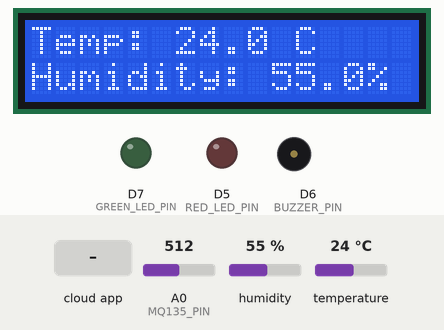
The sketch below on a simulated ESP8266 (NodeMCU). Shown: 16×2 character LCD, output pins drawn as LEDs (lit = HIGH), buzzer (waves = sounding, pin HIGH). The inputs (shaded band) are chosen by the test bench; at power-on: humidity 55 %, temperature 24 °C, A0 (MQ135_PIN) = 512. WiFi joins after 1.5 s; servers stay silent unless stated; no MQTT or app messages arrive unless stated; not simulated (calls return 0 or success): secrets.h; what the sketch prints to the serial monitor is not drawn.

Above: at 3.3 s.
3.4 s: the phone or cloud app sets spoilage-alert to 1
At 7.1 s:
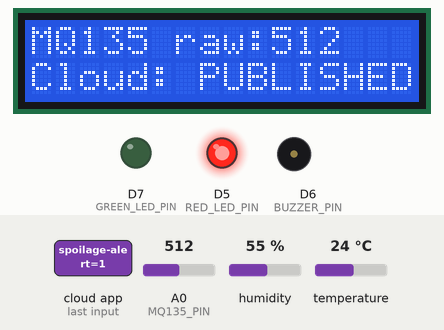
7.4 s: the phone or cloud app sets spoilage-alert to 0
At 9.4 s:
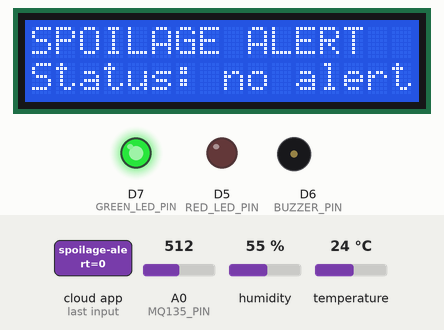
19.3 s: the phone or cloud app sets spoilage-alert to true
At 25.6 s:
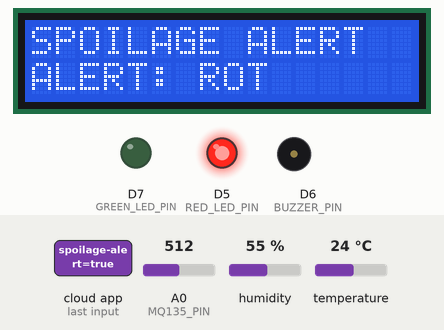
25.9 s: humidity set to 22 %
At 33.5 s:
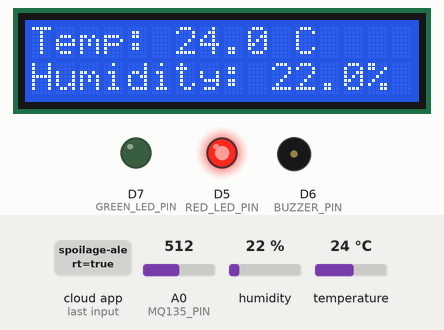
34.3 s: temperature set to 12 °C
At 48.2 s:
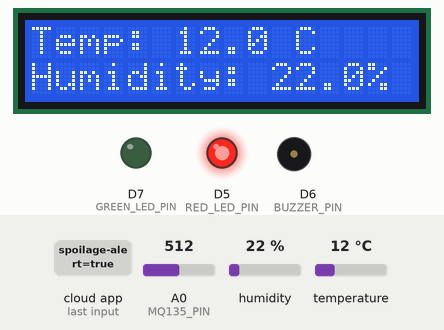
48.3 s: the phone or cloud app sets spoilage-alert to false
At 49.2 s:
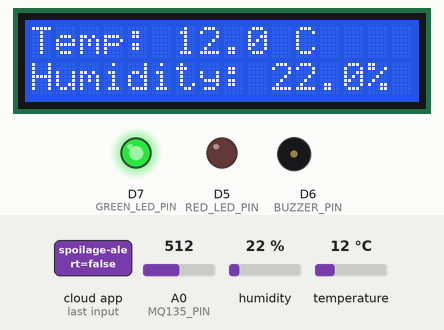
Timing chart, 0 to 50.8 s (numbered marks = the images above; inputs shaded):
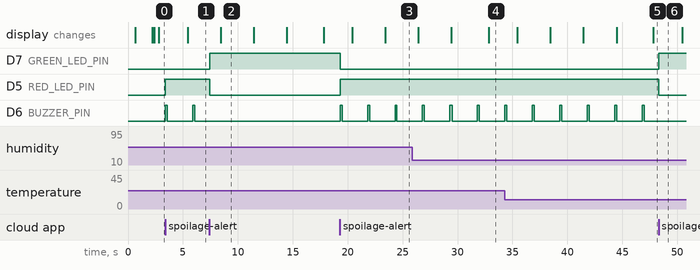

The sketch:

FruitFresh_ESP8266.ino
```cpp
#include <ESP8266WiFi.h>
#include <WiFiClientSecure.h>
#include <Wire.h>
#include <DHT.h>
#include <LiquidCrystal_I2C.h>
#include <Adafruit_MQTT.h>
#include <Adafruit_MQTT_Client.h>
#include "secrets.h"

#define AIO_SERVER   "io.adafruit.com"
#define AIO_SERVERPORT 8883
#define AIO_SPOILAGE_FEED "spoilage-alert"

// -------- DHT22 module --------
#define DHT_PIN D4
#define DHT_TYPE DHT22
DHT dht(DHT_PIN, DHT_TYPE);

// -------- MQ-135 analog output --------
#define MQ135_PIN A0

// -------- I2C LCD --------
#define LCD_SDA D2
#define LCD_SCL D1
#define LCD_ADDRESS 0x27       // Try 0x3F if your LCD has a different address
#define LCD_COLUMNS 16
#define LCD_ROWS 2
LiquidCrystal_I2C lcd(LCD_ADDRESS, LCD_COLUMNS, LCD_ROWS);

// -------- Spoilage-alert outputs --------
#define GREEN_LED_PIN D7      // GPIO13
#define RED_LED_PIN D5        // GPIO14
#define BUZZER_PIN D6         // GPIO12; expects active-HIGH buzzer driver/module
const unsigned long BUZZER_REPEAT_MS = 2500;
const unsigned long BUZZER_ON_MS = 180;
bool alertStateKnown = false;
bool spoilageAlertActive = false;
unsigned long alertBuzzerCycleStart = 0;

// -------- Adafruit IO MQTT (TLS) --------
WiFiClientSecure secureClient;
Adafruit_MQTT_Client mqtt(
  &secureClient,
  AIO_SERVER,
  AIO_SERVERPORT,
  AIO_USERNAME,
  AIO_KEY
);

// Create Adafruit IO feeds with these exact keys: temperature, humidity, mq135.
Adafruit_MQTT_Publish temperatureFeed(&mqtt, AIO_USERNAME "/feeds/temperature");
Adafruit_MQTT_Publish humidityFeed(&mqtt, AIO_USERNAME "/feeds/humidity");
Adafruit_MQTT_Publish mq135Feed(&mqtt, AIO_USERNAME "/feeds/mq135");
Adafruit_MQTT_Subscribe spoilageAlertSubscription(&mqtt, AIO_USERNAME "/feeds/" AIO_SPOILAGE_FEED);
Adafruit_MQTT_Publish spoilageAlertGet(&mqtt, AIO_USERNAME "/feeds/" AIO_SPOILAGE_FEED "/get");

const unsigned long PUBLISH_INTERVAL_MS = 15000;
const unsigned long WIFI_RETRY_INTERVAL_MS = 10000;
const unsigned long MQTT_RETRY_INTERVAL_MS = 15000;
const unsigned long LCD_PAGE_INTERVAL_MS = 3000;

unsigned long lastPublishAt = 0;
unsigned long lastWifiRetryAt = 0;
unsigned long lastMqttAttemptAt = 0;
unsigned long lastLCDPageAt = 0;

float latestTemperature = NAN;
float latestHumidity = NAN;
int latestMqRaw = 0;
bool hasValidReadings = false;
bool lastPublishOK = false;
uint8_t lcdPage = 0;

// Print a clean, padded line to the 16x2 LCD.
void printLCDLine(uint8_t row, const String& text) {
  lcd.setCursor(0, row);
  String line = text;
  if (line.length() > LCD_COLUMNS) {
    line = line.substring(0, LCD_COLUMNS);
  }
  lcd.print(line);
  for (int i = line.length(); i < LCD_COLUMNS; i++) {
    lcd.print(' ');
  }
}

// Status display: line 1 and line 2 are shown; line3 is used if line2 is empty.
void showMessage(const String& line1, const String& line2, const String& line3) {
  printLCDLine(0, line1);
  String bottom = line2.length() > 0 ? line2 : line3;
  printLCDLine(1, bottom);
}

void renderReadingsPage() {
  if (!hasValidReadings) return;

  if (lcdPage == 0) {
    printLCDLine(0, "Temp: " + String(latestTemperature, 1) + " C");
    printLCDLine(1, "Humidity: " + String(latestHumidity, 1) + "%");
  } else if (lcdPage == 1) {
    printLCDLine(0, "MQ135 raw:" + String(latestMqRaw));
    printLCDLine(1, lastPublishOK ? "Cloud: PUBLISHED" : "Cloud: NOT SENT");
  } else {
    printLCDLine(0, "SPOILAGE ALERT");
    if (!alertStateKnown) printLCDLine(1, "Alert: waiting");
    else printLCDLine(1, spoilageAlertActive ? "ALERT: ROT" : "Status: no alert");
  }
}

void setAlertOutputs() {
  if (!alertStateKnown) {
    digitalWrite(GREEN_LED_PIN, LOW);
    digitalWrite(RED_LED_PIN, LOW);
    digitalWrite(BUZZER_PIN, LOW);
    return;
  }

  if (spoilageAlertActive) {
    digitalWrite(GREEN_LED_PIN, LOW);
    digitalWrite(RED_LED_PIN, HIGH);
    const unsigned long phase = (millis() - alertBuzzerCycleStart) % BUZZER_REPEAT_MS;
    digitalWrite(BUZZER_PIN, phase < BUZZER_ON_MS ? HIGH : LOW);
  } else {
    digitalWrite(RED_LED_PIN, LOW);
    digitalWrite(BUZZER_PIN, LOW);
    // Green means the device has a known-clear alert state AND a live cloud link.
    digitalWrite(GREEN_LED_PIN,
      (WiFi.status() == WL_CONNECTED && mqtt.connected()) ? HIGH : LOW);
  }
}

void handleSpoilageAlertPayload(const char* payload) {
  String value(payload ? payload : "");
  value.trim();
  value.replace("\"", "");
  value.toLowerCase();

  if (value == "1" || value == "true" || value == "active" || value == "on") {
    spoilageAlertActive = true;
    alertStateKnown = true;
    alertBuzzerCycleStart = millis();
    Serial.println("SPOILAGE ALERT ACTIVE: red LED on; buzzer pulses.");
  } else if (value == "0" || value == "false" || value == "clear" || value == "off") {
    spoilageAlertActive = false;
    alertStateKnown = true;
    Serial.println("Spoilage alert clear: green LED on.");
  } else {
    Serial.print("Unrecognized spoilage-alert payload: ");
    Serial.println(value);
    return;
  }

  setAlertOutputs();
  if (hasValidReadings) renderReadingsPage();
}

void processMqttSubscriptions() {
  Adafruit_MQTT_Subscribe* subscription;
  // Short timeout avoids blocking sensor sampling while still processing cloud messages.
  while ((subscription = mqtt.readSubscription(10))) {
    if (subscription == &spoilageAlertSubscription) {
      Serial.print("Received spoilage-alert payload: ");
      Serial.println((char*)spoilageAlertSubscription.lastread);
      handleSpoilageAlertPayload((char*)spoilageAlertSubscription.lastread);
    }
  }
}

void connectWiFi() {
  WiFi.mode(WIFI_STA);
  WiFi.begin(WIFI_SSID, WIFI_PASSWORD);
  Serial.print("Connecting to Wi-Fi");
  showMessage("Connecting Wi-Fi", "Please wait...", "");

  const unsigned long startAt = millis();
  while (WiFi.status() != WL_CONNECTED && millis() - startAt < 20000) {
    delay(500);
    Serial.print('.');
  }
  Serial.println();

  if (WiFi.status() == WL_CONNECTED) {
    Serial.println("Wi-Fi connected.");
    Serial.print("ESP8266 IP: ");
    Serial.println(WiFi.localIP());
    showMessage("Wi-Fi connected", WiFi.localIP().toString(), "Adafruit IO next");
  } else {
    Serial.println("Wi-Fi timed out. Check SSID/password and 2.4 GHz Wi-Fi.");
    showMessage("Wi-Fi failed", "Check credentials", "Retrying...");
  }
}

bool connectAdafruitIO() {
  if (mqtt.connected()) return true;
  if (WiFi.status() != WL_CONNECTED) return false;
  if (millis() - lastMqttAttemptAt < MQTT_RETRY_INTERVAL_MS) return false;

  lastMqttAttemptAt = millis();
  Serial.println("Connecting to Adafruit IO MQTT (TLS)...");
  const int8_t result = mqtt.connect();
  if (result != 0) {
    Serial.print("Adafruit IO MQTT connection failed: ");
    Serial.println(mqtt.connectErrorString(result));
    mqtt.disconnect();
    showMessage("Adafruit IO fail", "Check user/key", "Retrying soon");
    return false;
  }

  Serial.println("Adafruit IO MQTT connected.");
  delay(100);
  // Adafruit IO does not retain MQTT messages like a generic retained topic.
  // Request the latest feed value with the required one-byte NUL payload.
  // The subscription must already have been registered BEFORE mqtt.connect().
  const uint8_t getPayload[1] = { 0 };
  const bool requestedState = spoilageAlertGet.publish((uint8_t*)getPayload, sizeof(getPayload));
  Serial.print("Requested latest spoilage-alert state: ");
  Serial.println(requestedState ? "OK" : "FAILED");
  showMessage("Cloud connected", "Alert feed ready", "Publishing sensors");
  return true;
}

void maintainConnections() {
  if (WiFi.status() != WL_CONNECTED) {
    if (millis() - lastWifiRetryAt >= WIFI_RETRY_INTERVAL_MS) {
      lastWifiRetryAt = millis();
      Serial.println("Wi-Fi disconnected; reconnecting...");
      WiFi.reconnect();
    }
    return;
  }

  if (!mqtt.connected()) {
    connectAdafruitIO();
  } else {
    processMqttSubscriptions();
  }
  setAlertOutputs();
}

void setup() {
  Serial.begin(115200);
  delay(500);

  Serial.println();
  Serial.println("FruitFresh-AI: ESP8266 + DHT22 + MQ-135 + I2C LCD -> Adafruit IO");

  // I2C pins on NodeMCU ESP-12E: SDA=D2, SCL=D1.
  Wire.begin(LCD_SDA, LCD_SCL);
  Wire.setClock(100000);

  lcd.init();
  lcd.backlight();
  lcd.clear();
  showMessage("FruitFresh-AI", "Starting...", "");

  dht.begin();
  pinMode(MQ135_PIN, INPUT);

  pinMode(GREEN_LED_PIN, OUTPUT);
  pinMode(RED_LED_PIN, OUTPUT);
  pinMode(BUZZER_PIN, OUTPUT);
  digitalWrite(GREEN_LED_PIN, LOW);
  digitalWrite(RED_LED_PIN, LOW);
  digitalWrite(BUZZER_PIN, LOW);

  // Prototype-only: TLS encryption is used, but server certificates are not validated.
  // Before a serious/public deployment, replace setInsecure() with certificate validation.
  secureClient.setInsecure();
  secureClient.setTimeout(8);

  // CRITICAL: Adafruit_MQTT requires subscriptions to be registered BEFORE connect().
  // Calling mqtt.subscribe() after mqtt.connect() leaves the alert feed unsubscribed.
  if (mqtt.subscribe(&spoilageAlertSubscription)) {
    Serial.println("Spoilage-alert subscription registered before MQTT connect.");
  } else {
    Serial.println("ERROR: Could not register spoilage-alert subscription.");
  }

  Serial.println("MQ-135 uses A0 through an external voltage divider.");
  Serial.println("Green LED: D7; Red LED: D5; buzzer driver: D6.");
  Serial.println("Create Adafruit IO feed key 'spoilage-alert' for cloud control.");
  Serial.println("MQ-135 raw ADC is 0..1023, not calibrated ppm.");
  Serial.println("Allow the MQ-135 to warm up; initial readings drift.");
  Serial.println("If LCD is blank, verify wiring and try I2C address 0x3F instead of 0x27.");

  connectWiFi();
  lastPublishAt = millis() - PUBLISH_INTERVAL_MS;
  lastMqttAttemptAt = millis() - MQTT_RETRY_INTERVAL_MS;
}

void loop() {
  maintainConnections();

  // Rotate 16x2 LCD pages so all readings/status remain readable.
  if (hasValidReadings && millis() - lastLCDPageAt >= LCD_PAGE_INTERVAL_MS) {
    lastLCDPageAt = millis();
    lcdPage = (lcdPage + 1) % 3;
    renderReadingsPage();
  }

  if (millis() - lastPublishAt < PUBLISH_INTERVAL_MS) {
    setAlertOutputs();
    delay(10);
    return;
  }
  lastPublishAt = millis();

  const float humidity = dht.readHumidity();
  const float temperature = dht.readTemperature();
  const int mqRaw = analogRead(MQ135_PIN); // ESP8266 ADC range 0..1023

  Serial.println("------------------------------");
  if (isnan(humidity) || isnan(temperature)) {
    Serial.println("DHT22 reading failed; check VCC=3V3, DATA=D4, GND=GND.");
    showMessage("DHT22 read error", "Check sensor pins", "DATA: D4");
    return;
  }

  latestTemperature = temperature;
  latestHumidity = humidity;
  latestMqRaw = mqRaw;
  hasValidReadings = true;
  lcdPage = 0;
  lastLCDPageAt = millis();

  Serial.print("Temperature: "); Serial.print(temperature, 1); Serial.println(" C");
  Serial.print("Humidity: "); Serial.print(humidity, 1); Serial.println(" %");
  Serial.print("MQ-135 raw ADC: "); Serial.println(mqRaw);

  bool published = false;
  if (connectAdafruitIO()) {
    const bool tempOK = temperatureFeed.publish(temperature, 2);
    delay(200);
    const bool humidityOK = humidityFeed.publish(humidity, 2);
    delay(200);
    const bool mqOK = mq135Feed.publish(mqRaw);
    published = tempOK && humidityOK && mqOK;

    Serial.print("Temperature feed publish: "); Serial.println(tempOK ? "OK" : "FAILED");
    Serial.print("Humidity feed publish: "); Serial.println(humidityOK ? "OK" : "FAILED");
    Serial.print("MQ-135 feed publish: "); Serial.println(mqOK ? "OK" : "FAILED");
  } else {
    Serial.println("Adafruit IO not connected; values were not published.");
  }

  lastPublishOK = published;
  renderReadingsPage();
}
```

Measured:
- after the input at 3.4 s, D5 (RED_LED_PIN): LOW → HIGH at once; D6 (BUZZER_PIN): alternates HIGH for 0.18 s and LOW for 2.3 s, starting at once
- after the input at 7.4 s, D7 (GREEN_LED_PIN): LOW → HIGH at once; D5 (RED_LED_PIN): HIGH → LOW at once; D6 (BUZZER_PIN): stops changing and stays LOW; the display: changes after 1.0 s (image 2)
- after the input at 19.3 s, D7 (GREEN_LED_PIN): HIGH → LOW at once; D5 (RED_LED_PIN): LOW → HIGH at once; D6 (BUZZER_PIN): alternates HIGH for 0.18 s and LOW for 2.3 s, starting at once; the display: first differs from a run without the input after 4.1 s (image 3)
- after the input at 48.3 s, D7 (GREEN_LED_PIN): LOW → HIGH at once; D5 (RED_LED_PIN): HIGH → LOW at once; D6 (BUZZER_PIN): stays LOW (without the input it goes to HIGH after 1.0 s)
- what the display in image 2 shows lasts 3.0 s, from 8.4 s to 11.4 s
